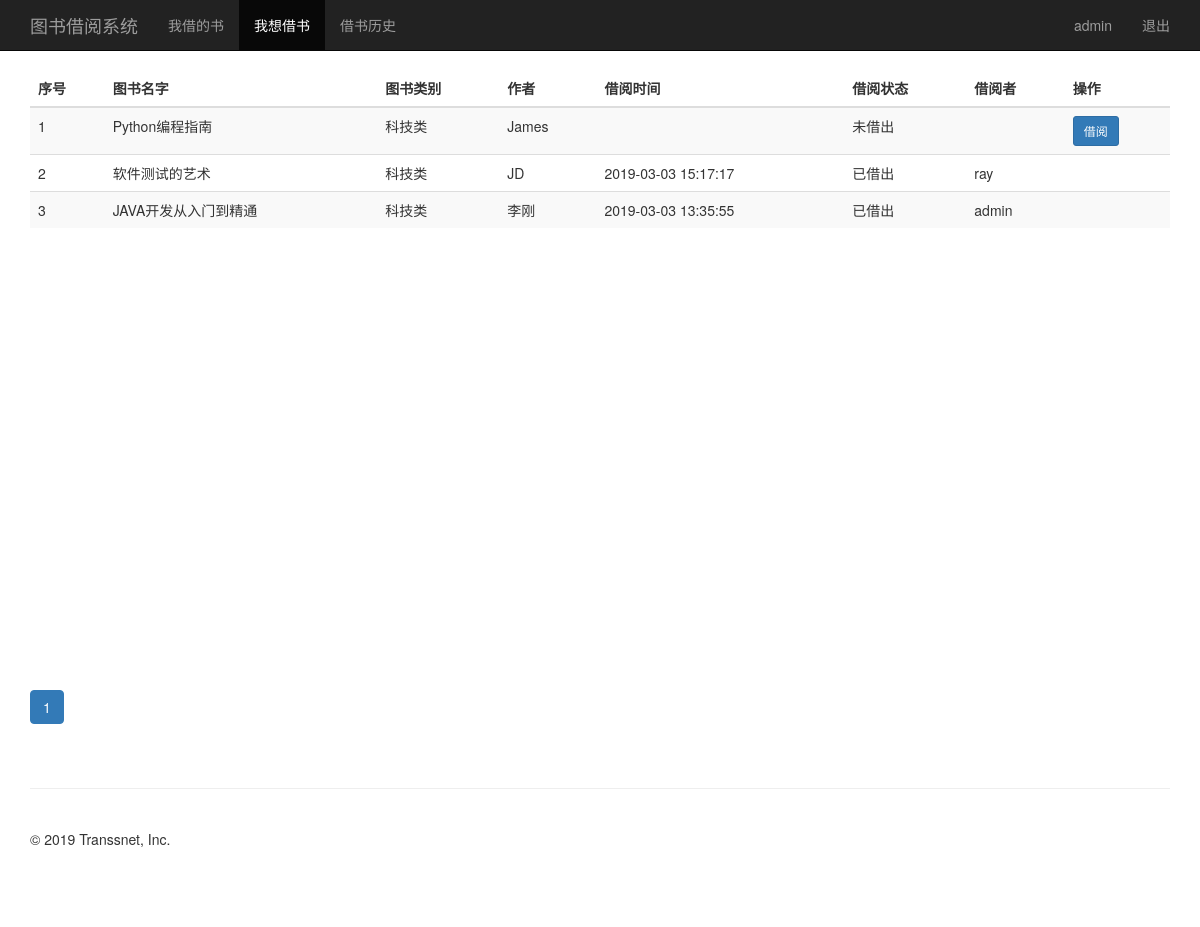
Page /book_list/ (signed in) on the committed database.
### tsLib/models.py (models this page shows, shortened)
class BookInfo(models.Model):
    name = models.CharField(max_length=64, verbose_name="书名")
    author = models.CharField(max_length=64, verbose_name="作者")
    type = models.CharField(max_length=64, verbose_name="类别")
    up_time = models.DateTimeField(auto_now=True, verbose_name="上架时间")
    borrowed_time = models.DateTimeField(null=True, verbose_name="借阅时间")
    borrower = models.CharField(max_length=64, verbose_name="借阅人")
    is_borrowed = models.BooleanField(verbose_name="是否已被借阅")

### tsLib/views.py (the view)
# urls.py: path("book_list/", views.book_list),
@login_required
def book_list(request):
    username = request.session.get('user', '')
    books = BookInfo.objects.all()
    paginator = Paginator(books, 15)
    page = request.GET.get('page')
    try:
        contacts = paginator.page(page)
    except PageNotAnInteger:
        contacts = paginator.page(1)
    except EmptyPage:
        contacts = paginator.page(paginator.num_pages)
    return render(request, "bookList.html", {"username": username, "books": contacts})

### templates/bookList.html (shortened to what this page needs)
{% extends "base.html" %}
{% block menu %}
    <li><a href="/borrowed_list/">我借的书</a></li>
    <li class="active"><a href="/book_list/">我想借书</a></li>
    <li><a href="/borrow_history/">借书历史</a></li>
{% endblock %}
{% block content %}
    <div class="list" style="height: 600px">
        <table class="table table-striped">
            <thead>
            <tr>
                <th>序号</th>
                <th>图书名字</th>
                <th>图书类别</th>
                <th>作者</th>
                <th>借阅时间</th>
                <th>借阅状态</th>
                <th>借阅者</th>
                <th>操作</th>
            </tr>
            </thead>
            <tbody>
            {% for book in books %}
                <tr>
                    <td>{{ book.id }}</td>
                    <td>{{ book.name }}</td>
                    <td>{{ book.type }}</td>
                    <td>{{ book.author }}</td>
                    <td>{{ book.borrowed_time|date:"Y-m-d H:i:s" }}</td>
                {% if book.is_borrowed %} <td>已借出</td>
                {% else %} <td>未借出</td> {% endif %}
                    <td>{{ book.borrower }}</td>
                    <td>{% if not book.is_borrowed %}<button type="button" class="btn btn-sm btn-primary" onclick="borrow_book({{ book.id }})">借阅</button> {% endif %}</td>
                </tr>
            {% endfor %}
            </tbody>
        </table>
    </div>
    <nav aria-label="Page navigation">
        <ul class="pagination">
            {% for pg in books.paginator.page_range %}
                {% if books.number == pg %}
                    <li class="active"><a href="?page={{ pg }}">{{ pg }}</a></li>
                {% else %}
                    <li><a href="?page={{ pg }}">{{ pg }}</a></li>
                {% endif %}
            {% endfor %}
        </ul>
    </nav>
{% endblock %}

### templates/base.html (style rules this page uses)
body { padding-top: 70px; padding-bottom: 30px; }

### rows in the picture
BookInfo: id "1", name "Python编程指南", type "科技类", author "James", is_borrowed "未借出"
BookInfo: id "2", name "软件测试的艺术", type "科技类", author "JD", borrowed_time "2019-03-03 15:17:17", is_borrowed "已借出", borrower "ray"
BookInfo: id "3", name "JAVA开发从入门到精通", type "科技类", author "李刚", borrowed_time "2019-03-03 13:35:55", is_borrowed "已借出", borrower "admin"

### other values in the picture
{{ username }} "admin"
{{ pg }} "1"
